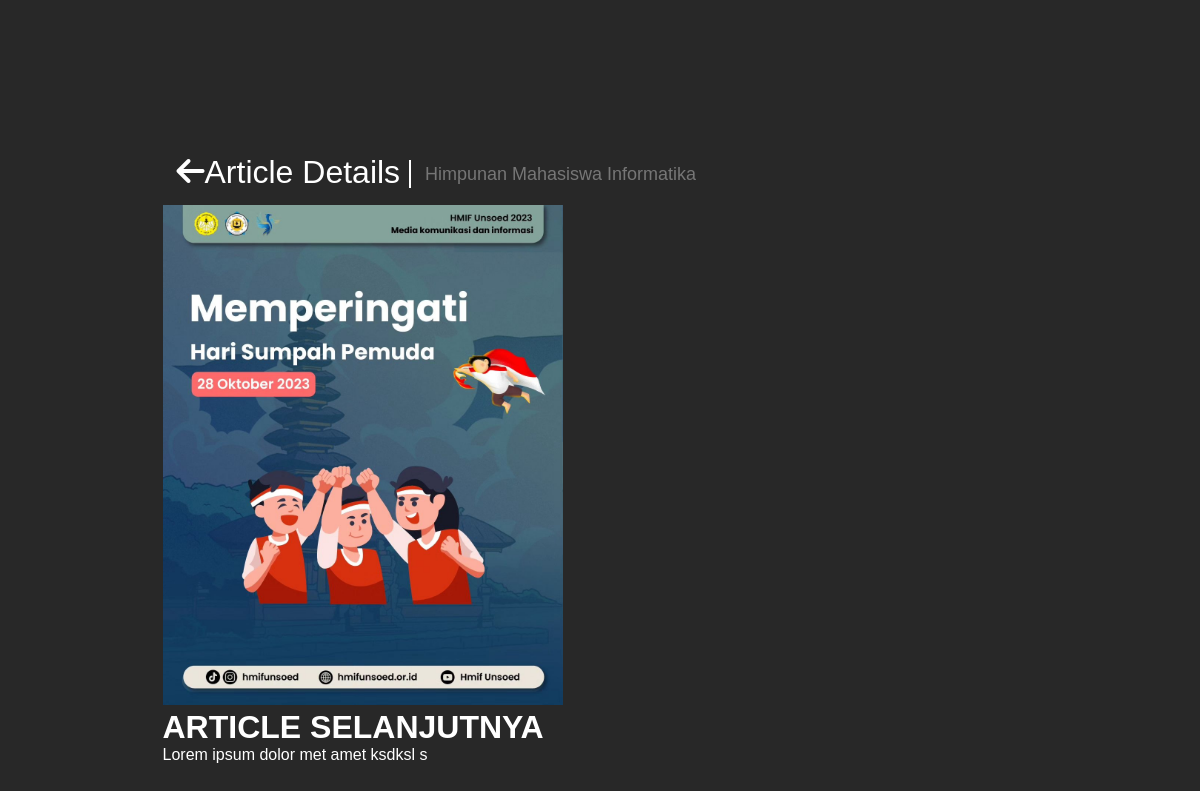
Screenshot of /article-details.php?id-article=10 (signed in) with the database file from the repository.
### tables this page shows
CREATE TABLE `tbl_konten` (
  `id_konten` int(11) NOT NULL,
  `judul_konten` varchar(255) NOT NULL,
  `isi_konten` text NOT NULL,
  `gambar` varchar(255) NOT NULL,
  `tanggal` timestamp NOT NULL DEFAULT current_timestamp()
);

### article-details.php (the view, shortened to what this page needs)
<?php
include('connection.php');
$id    = $_GET['id-article'];
$sql = "SELECT * FROM tbl_konten WHERE id_konten = '$id'";
$query = mysqli_query($conn, $sql);
$data = mysqli_fetch_array($query);
?>
<!DOCTYPE html>
<html>
<head>
    <link rel="stylesheet" type="text/css" href="assets/css/style.css" />
</head>
<body>
    <div class="dashboard-section">
        <div class="article-content">
            <div class="article-items">
                <h2><a href="index.php" style="color:white;"><i class="fa-solid fa-arrow-left"></i></a>Article Details
                    <span> Himpunan Mahasiswa Informatika</span></h2>
                <img src="assets/images/articles/<?php echo $data['gambar']; ?>" style="width:400px">
                <h1 style="color:white"><?php echo $data['judul_konten']; ?></h1>
                <p style="color:white"><?php echo $data['isi_konten']; ?></p>
            </div>
        </div>
    </div>
</body>
</html>

### assets/css/style.css (style rules this page uses)
* { margin: 0; scroll-behavior: smooth; box-sizing: border-box; }
body { background-color: #f2eaf5; font-family: 'Poppins', sans-serif; }
.article-content { width: 85%; height: 100%; padding: 40px 30px; margin:auto; }
.article-items { width: 100%; }
.article-items h2 { font-weight: 400; font-size: 32px; color: white; padding: 14px; }
.article-items span { border-left: 2px solid #fff; padding: 4px 14px; font-size: 18px; color: #767676; vertical-align: middle; cursor: default; }
.dashboard-section { display: inline-block; width: 82%; min-height: 100vh; height: 100%; padding: 100px 50px; background-color: rgb(40, 40, 40); }

### article-details.php (style rules this page uses)
body { background-color: rgb(31, 31, 31); }
.dashboard-section { width: 100%; }

### rows the page displays
tbl_konten: gambar (picture), judul_konten "ARTICLE SELANJUTNYA", isi_konten "Lorem ipsum dolor met amet ksdksl s"
